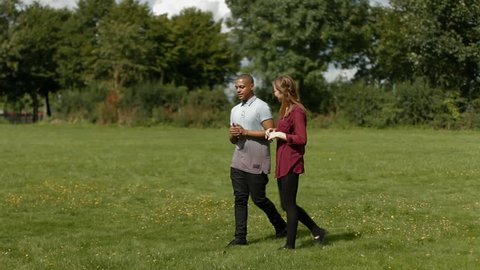
#> input picture image_human/1.jpg, 480 x 270 px
$ python -i main_auto.py   (imports and definitions only)
#> lines starting #> are read from the running program, lines starting #| are printed output that depends on the picture
#> further down, picture is the input picture: shape (270, 480, 3); mean B, G, R 45, 90, 84.8
'''
\Description Using object detection and tracker to automatically label data
\Brief Algorithm
Step 1. Using Object Detection to find objects in the current frame
        1.1 If do not detect any object in the frame, then skip this frame and GO BACK TO STEP 1 with next frame
        1.2  If there is any found object in the frame, then SAVE label to files and GO TO STEP 2

Step 2. Using trackers to track all found objects from Step 1.
        2.1 If there is not tracker that miss to track object, then SAVE label to files and GO TO STEP 2
        2.2 If there is any tracker that miss to track object, then GO TO STEP 1

Note:
    - All the classIds now based on the classIds of Object Detectors. Therefor, it is needed
    a way to integerate with `class_list.txt`
'''


#!/bin/python
import argparse
import json
import os
import re
import cv2
import numpy as np
from tqdm import tqdm
from lxml import etree
import xml.etree.cElementTree as ET
import sys
sys.path.insert(0,"../object_detection")
from tf_object_detection import ObjectDetector
import configparser

#--------------INIT OBJECT DETECTOR---------------------
# Read config
config = configparser.ConfigParser()
# [1 line not run here, left out]

# Init device for using object detection
# [1 line that did not run here, left out]

#Get object detection parameters
# [1 line that did not run here, left out]
# [1 line that did not run here, left out]
# [1 line that did not run here, left out]

# # Path of object detection
graph_model_path = "frozen_inference_graph.pb"
# graph_model_path = "../object_detection/models/mask_rcnn_inception_v2_coco_2018_01_28/frozen_inference_graph.pb"
# graph_model_path = "../object_detection/models/faster_rcnn_nas_coco_2018_01_28/frozen_inference_graph.pb"

# Init object detector
# [2 lines that did not run here, left out]

#----------------END INIT OBJECT DETECTOR----------------------


DELAY = 100 # keyboard delay (in milliseconds)
WITH_QT = False
# [7 lines not run here, left out]


parser = argparse.ArgumentParser(description='Open-source image labeling tool')
# [4 lines not run here, left out]

class_index = 0
img_index = 0
is_last_frame = False
img = None
img_objects = []

# [1 line that did not run here, left out]
# [1 line that did not run here, left out]

WINDOW_NAME = 'OpenLabeling'
TRACKBAR_IMG = 'Image'
TRACKBAR_CLASS = 'Class'

annotation_formats = {'PASCAL_VOC' : '.xml', 'YOLO_darknet' : '.txt'}
# [1 line that did not run here, left out]

# selected bounding box
prev_was_double_click = False
# [1 line that did not run here, left out]

mouse_x = 0
mouse_y = 0
point_1 = (-1, -1)
point_2 = (-1, -1)


# [20 lines left out: functions display_text, set_img_index, set_class_index, not called in this run]


def draw_edges(tmp_img):
    blur = cv2.bilateralFilter(tmp_img, 3, 75, 75)
    edges = cv2.Canny(blur, 150, 250, 3)
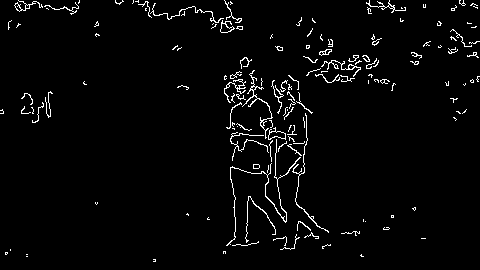
#> edges: shape (270, 480); 2.9% white in thin lines or dots
    edges = cv2.cvtColor(edges, cv2.COLOR_GRAY2RGB)
#> edges: shape (270, 480, 3); 2.9% white in thin lines or dots
    # Overlap image and edges together
    tmp_img = np.bitwise_or(tmp_img, edges)
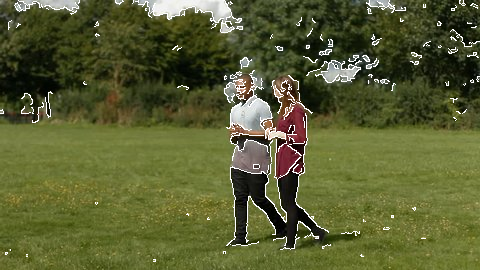
#> tmp_img: shape (270, 480, 3); mean B, G, R 50.5, 94.8, 89.5
    #tmp_img = cv2.addWeighted(tmp_img, 1 - edges_val, edges, edges_val, 0)
    return tmp_img


# [14 lines left out: functions decrease_index, increase_index, not called in this run]


def draw_line(img, x, y, height, width, color):
    cv2.line(img, (x, 0), (x, height), color, LINE_THICKNESS)
    cv2.line(img, (0, y), (width, y), color, LINE_THICKNESS)


# [126 lines left out: functions yolo_format, voc_format, write_xml, append_bb, yolo_to_voc, draw_text and 5 more, not called in this run]


def natural_sort_key(s, _nsre=re.compile('([0-9]+)')):
    return [int(text) if text.isdigit() else text.lower()
            for text in _nsre.split(s)]

# [167 lines left out: functions convert_video_to_images, nonblank_lines, get_annotation_paths, create_PASCAL_VOC_xml, save_bounding_box, is_frame_from_video and 8 more, not called in this run]


class Tracker:
    ''' Special thanks to Rafael Caballero Gonzalez '''
    # extract the OpenCV version info, e.g.:
    # OpenCV 3.3.4 -> [major_ver].[minor_ver].[subminor_ver]
    (major_ver, minor_ver, subminor_ver) = (cv2.__version__).split('.')

    # TODO: press ESC to stop the tracking process

    # [28 lines left out: functions __init__, call_tracker_constructor, not called in this run]

'''
\brief This is class to manage all the trackers
       This class will check if there is any "miss" tracker in current(init) frame:
            + If there is, stop TrackerManager
            + If there is not, using trackers to predict objects in the next frame. Continue until there is any "miss" tracker
'''
class TrackerManager:
    ''' Special thanks to Rafael Caballero Gonzalez '''
    # extract the OpenCV version info, e.g.:
    # OpenCV 3.3.4 -> [major_ver].[minor_ver].[subminor_ver]
    (major_ver, minor_ver, subminor_ver) = (cv2.__version__).split('.')

    # TODO: press ESC to stop the tracking process

    # [17 lines left out: function __init__, not called in this run]


    '''
    \brief Init trackers
    '''
    # [99 lines left out: functions init_trackers, predict_next_frames, not called in this run]


# change to the directory of this script
# [1 line not run here, left out]

# load all images and videos (with multiple extensions) from a directory using OpenCV
IMAGE_PATH_LIST = []
VIDEO_NAME_DICT = {}
# [28 lines not run here, left out]
last_img_index = len(IMAGE_PATH_LIST) - 1

# create output directories
# [31 lines not run here, left out]
#print(CLASS_LIST)
# [1 line that did not run here, left out]

# Make the class colors the same each session
# The colors are in BGR order because we're using OpenCV
class_rgb = [
    (0, 0, 255), (255, 0, 0), (0, 255, 0), (255, 255, 0), (0, 255, 255),
    (255, 0, 255), (192, 192, 192), (128, 128, 128), (128, 0, 0),
    (128, 128, 0), (0, 128, 0), (128, 0, 128), (0, 128, 128), (0, 0, 128)]
class_rgb = np.array(class_rgb)
# If there are still more classes, add new colors randomly
# [1 line that did not run here, left out]
# [3 lines that did not run here, left out]

# create window
# [12 lines not run here, left out]
edges_on = False
# [90 lines not run here, left out]

>>> import cv2
>>> picture = cv2.imread('../../image_human/1.jpg')
>>> result = draw_edges(picture)
